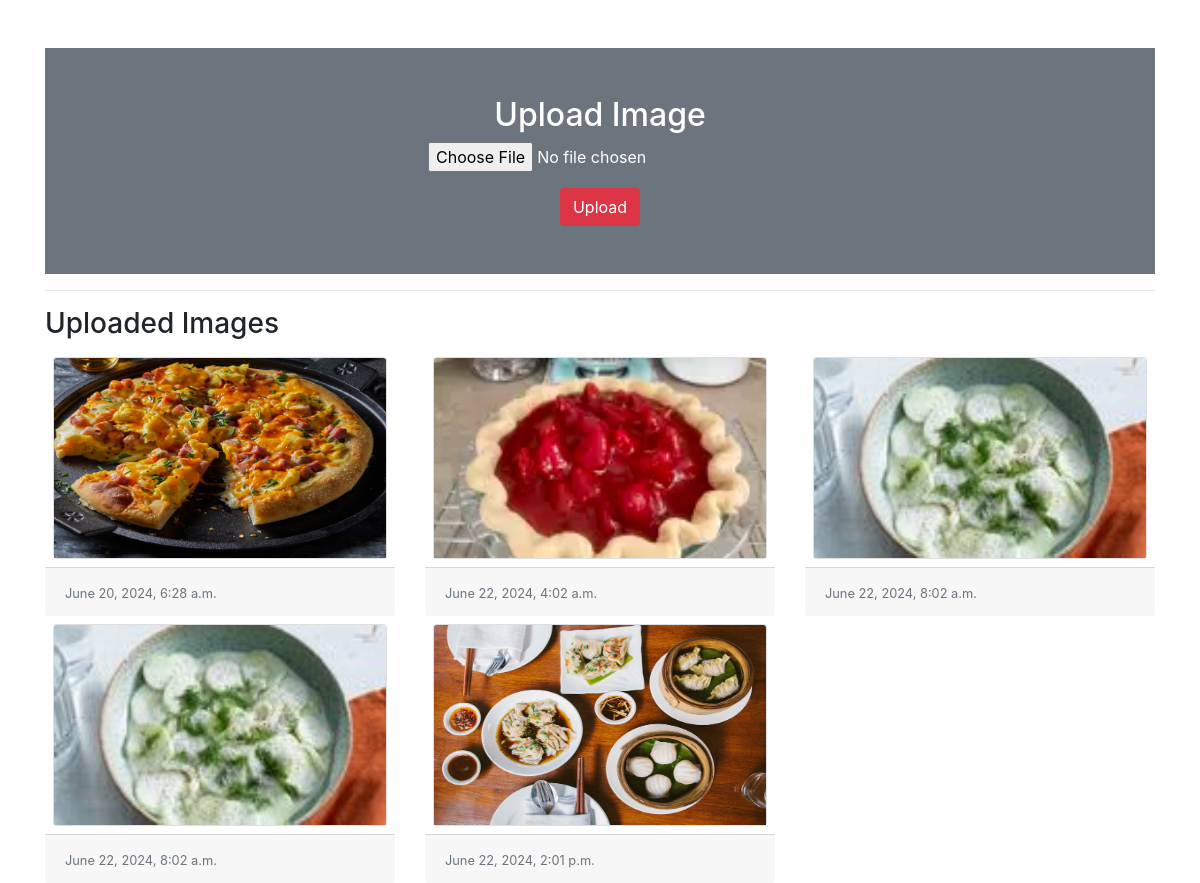
The page / on the database its author committed.
### myapp/models.py (models this page shows)
class Image(models.Model):
    photo = models.ImageField(upload_to='myimage')
    date = models.DateTimeField(auto_now_add=True)

### myapp/views.py (the view)
# urls.py: path('', views.home),
def home(request):
    if request.method == 'POST':
        form = ImageForm(request.POST,request.FILES)
        if form.is_valid():
           form.save()
    form = ImageForm()
    img =  Image.objects.all()
    return render(request, 'myapp/home.html', {'img':img,'form':form})

### myapp/forms.py
class ImageForm(forms.ModelForm):
 class Meta:
        model = Image
        fields = '__all__'
        labels = {'photo':''}

### myapp/templates/myapp/home.html (shortened to what this page needs)
<!DOCTYPE html>
<html>
<head>
    <link href="https://stackpath.bootstrapcdn.com/bootstrap/4.3.1/css/bootstrap.min.css" rel="stylesheet">
</head>
<body>
    <div class="container mt-5">
      <div class="py-5 text-center bg-secondary text-white">
        <h2>Upload Image</h2>
        <form method="post" enctype="multipart/form-data">
            <div class="form-group">
                {{form}}
            </div>
            <button type="submit" class="btn btn-danger">Upload</button>
        </form>
      </div>
      <hr>
      <h3>Uploaded Images</h3>
      <div class="row">
        {% for image in img%}
          <div class="col-sm-4">
              <div class="card m-2">
              <img src="{{ image.photo.url }}" alt="" class="card-img-top" height="200px">
              </div>
              <div class="card-footer">
              <small class="text-muted">{{image.date}}</small>
              </div>
          </div>
        {% endfor %}
      </div>
    </div>
</body>
</html>

### rows shown on the page
Image: photo (picture), date "June 20, 2024, 6:28 a.m."
Image: photo (picture), date "June 22, 2024, 4:02 a.m."
Image: photo (picture), date "June 22, 2024, 8:02 a.m."
Image: photo (picture), date "June 22, 2024, 8:02 a.m."
Image: photo (picture), date "June 22, 2024, 2:01 p.m."
